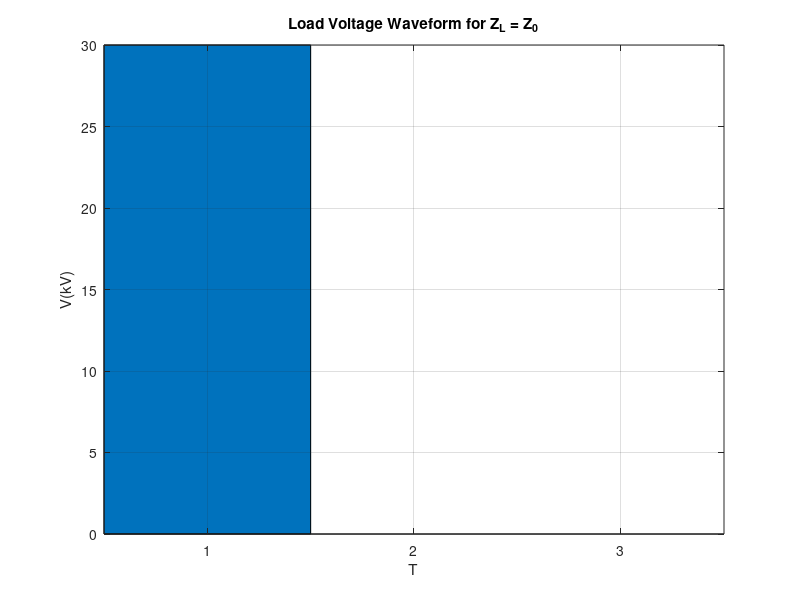
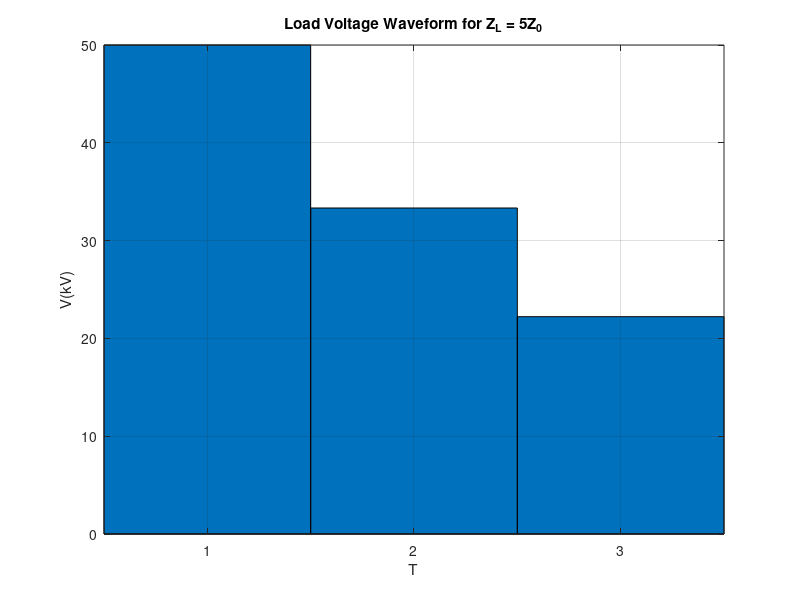
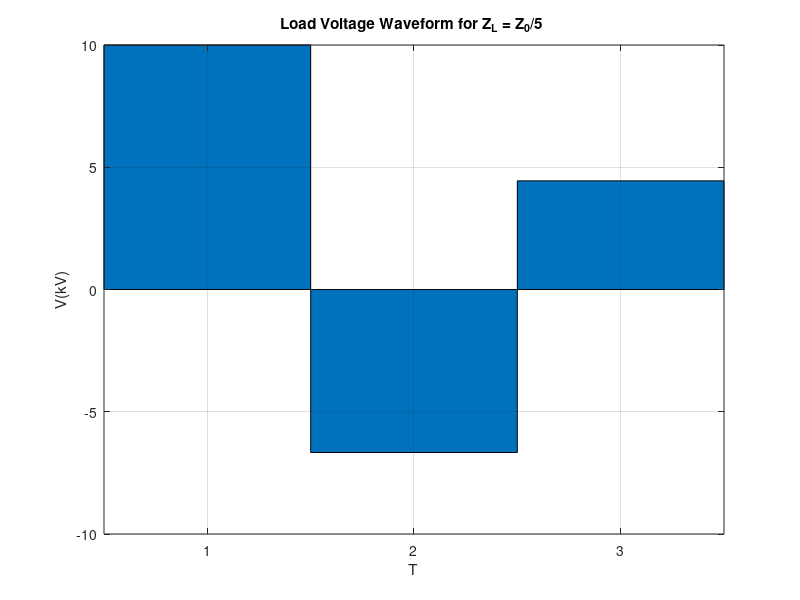

The MATLAB source for these figures, in order:
%% Fast Tansient Sensors - Q6 - Coursework 2
% B126949 - Tom Young
%% Pre - Cursor
clc
clear all

%% Variables
u0 = 4*pi*10^-7; % Free space permeability
e0 = 8.85*10^-12; % Free space permittivity
Z0 = 15; % 15Ohms
L = 1.25; % 1.25m - axial length
er = 2.25; % relative permittivity
V0 = 60*10^3; % 60kV
t = 37.6*10^-9; % 37.6ns
T = [1,2,3];

%% Part A
Z1 = Z0;
VPFL1 = (V0*Z1)/(Z0+Z1);
rhoL = (Z1-Z0)/(Z1+Z0);
VL1 = VPFL1;
VL2 = VL1*rhoL;
VL3 = VL2*rhoL;
V1 = [VL1,VL2,VL3];

% Plot
figure
bar(T,V1./10^3,1);
title('Load Voltage Waveform for Z_{L} = Z_{0}');
ylabel('V(kV)');
xlabel('T');
grid on


%% Part B
Z2 = 5*Z0;
VPFL2 = (V0*Z2)/(Z0+Z2);
rhoL = (Z2-Z0)/(Z2+Z0);
VL1 = VPFL2;
VL2 = VL1*rhoL;
VL3 = VL2*rhoL;
V2 = [VL1,VL2,VL3];

% Plot
figure
bar(T,V2./10^3,1);
title('Load Voltage Waveform for Z_{L} = 5Z_{0}');
ylabel('V(kV)');
xlabel('T');
grid on

%% Part C
Z3 = Z0/5;
VPFL3 = (V0*Z3)/(Z0+Z3);
rhoL = (Z3-Z0)/(Z3+Z0);
VL1 = VPFL3;
VL2 = VL1*rhoL;
VL3 = VL2*rhoL;
V3 = [VL1,VL2,VL3];

% Plot
figure
bar(T,V3./10^3,1);
title('Load Voltage Waveform for Z_{L} = Z_{0}/5 ');
ylabel('V(kV)');
xlabel('T');
grid on